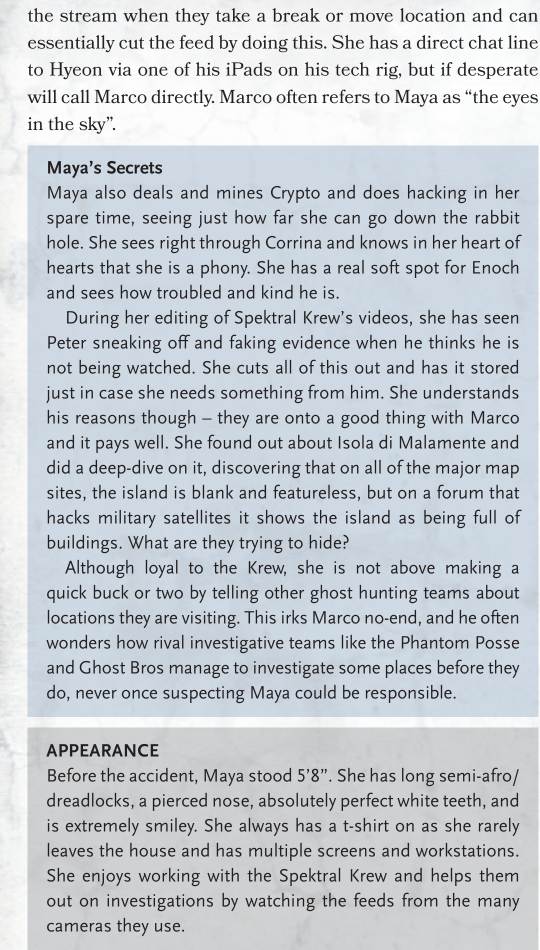
#> input picture Sourcefold/fixtures/candidate_inputs/viral/render_trials/RT-G1-VIRAL-RENDER-001/page_011_triage_G1_VIRAL_001/review_assets/1b_P011-left-maya-continuation-secret-appearance-text-evidence.png, 1080 x 1900 px (shown at 1/2 size)
$ python -i run_core_0_1_text_extraction_replay_expansion_p011_trim_mask_psm4.py   (imports and definitions only)
#> lines starting #> are read from the running program, lines starting #| are printed output that depends on the picture
#> further down, picture is the input picture: PIL image 1080x1900 RGB; mean R, G, B 197.9, 203.8, 209.5
from __future__ import annotations

import argparse
import hashlib
import json
import re
import subprocess
import tempfile
from difflib import SequenceMatcher
from pathlib import Path

from PIL import Image, ImageOps


ROOT = Path(__file__).resolve().parents[1]
SCRIPT_PATH = ROOT / "scripts" / "run_core_0_1_text_extraction_replay_expansion_p011_trim_mask_psm4.py"
TEST_PATH = ROOT / "tests" / "test_core_0_1_text_extraction_replay_expansion_p011_trim_mask_psm4.py"
TRIAL_ROOT = ROOT / "fixtures" / "candidate_inputs" / "viral" / "render_trials" / "RT-G1-VIRAL-RENDER-001"
CONFIG_ROOT = TRIAL_ROOT / "core_0_1_text_extraction_frozen_profile_config_G1_VIRAL_001"
P011_ROOT = TRIAL_ROOT / "page_complete_review_p011_G1_VIRAL_001" / "review_assets"
OUT_ROOT = TRIAL_ROOT / "core_0_1_text_extraction_replay_expansion_p011_trim_mask_psm4_G1_VIRAL_001"
LEDGER = ROOT / "docs" / "plans" / "20260715-sourcefold-phase-0-release-charter" / "bounded_trial_authorizations.md"
TESSERACT = Path(r"D:\NRI\.tools\tesseract\tesseract.exe")

EXPANSION_ID = "C01TEREP011-G1-VIRAL-001"
AUTHORIZATION_ID = "BA-G1-VIRAL-CORE-0-1-TEXT-EXTRACTION-REPLAY-EXPANSION-P011-TRIM-MASK-PSM4-001"
HUMAN_DECISION = "bounded replay expansion внутри 001-020"
CONFIG_ID = "C01TEFPC-G1-VIRAL-001"
PROFILE_ID = "trim_mask_psm4"

CONFIG_HASHES = {
    "C01TEFPC-G1-VIRAL-001.config": (
        CONFIG_ROOT / "core_0_1_text_extraction_frozen_profile_config.json",
        "4807057B7F043DC197651CD7DBCA40496FA4CAFCD7F08ECE6A59A306C14D7987",
    ),
    "C01TEFPC-G1-VIRAL-001.report": (
        CONFIG_ROOT / "core_0_1_text_extraction_frozen_profile_config_report.json",
        "993025D6724B8F977CF059A0C6E39F3E7E64A9D85CEECB06C68665FA71F1CD1C",
    ),
    "C01TEFPC-G1-VIRAL-001.summary": (
        CONFIG_ROOT / "core_0_1_text_extraction_frozen_profile_config_summary.md",
        "3A4BC1206451B1778C63823BFB1E35AF009827AA28F5623A1D823B7E68E1B856",
    ),
    "C01TEFPC-G1-VIRAL-001.manifest": (
        CONFIG_ROOT / "core_0_1_text_extraction_frozen_profile_config_manifest.md",
        "A1931595C1276FD77FF0E3FA6771B5A72686319A30D6F4E2C096DF2F9B5AB3FC",
    ),
}

P011_SPEC = {
    "page": "011",
    "root": P011_ROOT,
    "reference_label": "reference_ocr_verified_text_map",
    "reference": "page_011_ocr_verified_text_map.md",
    "inputs": [
        ("left_maya_continuation_secret_appearance", "1b_P011-left-maya-continuation-secret-appearance-text-evidence.png"),
        ("right_emily_profile_text", "4b_P011-right-emily-profile-text-text-evidence.png"),
    ],
}


# [6 lines left out: function sha256_file, not called in this run]


def sha256_text(text: str) -> str:
    return hashlib.sha256(text.encode("utf-8")).hexdigest().upper()


def read_json(path: Path) -> dict:
    return json.loads(path.read_text(encoding="utf-8-sig"))


def write_json(path: Path, payload: object) -> None:
    path.parent.mkdir(parents=True, exist_ok=True)
    path.write_text(json.dumps(payload, indent=2, ensure_ascii=True) + "\n", encoding="utf-8", newline="\n")


def write_text(path: Path, text: str) -> None:
    path.parent.mkdir(parents=True, exist_ok=True)
    path.write_text(text, encoding="utf-8", newline="\n")


# [64 lines left out: functions check_authorization, verify_config_and_inputs, normalize_text, not called in this run]


def metric_text(text: str) -> str:
    return re.sub(r"[^a-z0-9]+", " ", normalize_text(text).lower()).strip()


# [4 lines left out: function extract_reference_text, not called in this run]


def similarity_ratio(candidate: str, reference: str) -> float:
    return SequenceMatcher(None, metric_text(candidate), metric_text(reference)).ratio()


# [6 lines left out: function token_recall, not called in this run]


def transform_trim_mask(source: Image.Image) -> Image.Image:
    image = source.convert("RGB")
    trimmed = image.crop((12, 12, image.width - 12, image.height - 12))
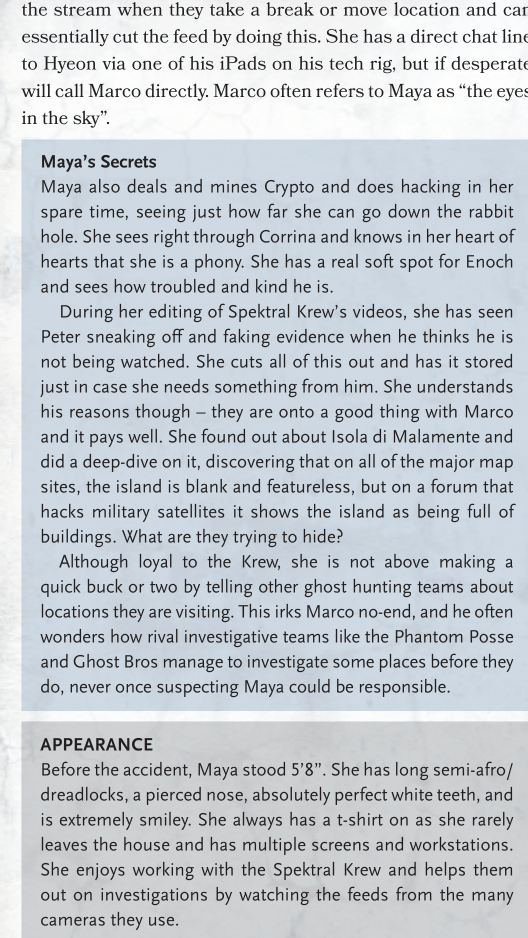
#> trimmed: PIL image 1056x1876 RGB (shown at 1/2 size); mean R, G, B 197, 202.9, 208.7
    canvas = Image.new("RGB", (trimmed.width + 24, trimmed.height + 24), "white")
#> canvas: PIL image 1080x1900 RGB; every value is 255
    canvas.paste(trimmed, (12, 12))
    return ImageOps.autocontrast(ImageOps.grayscale(canvas)).convert("RGB")
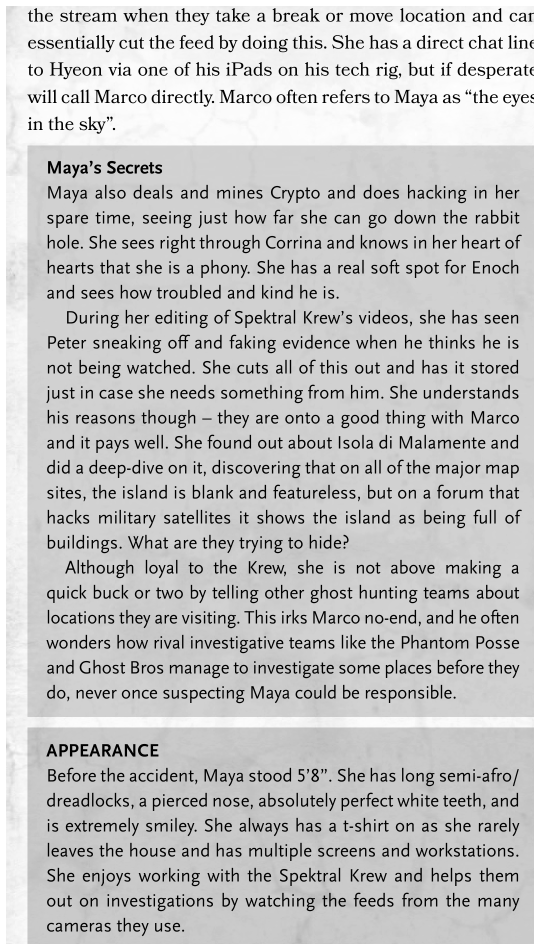
#> returned value: PIL image 1080x1900 RGB (shown at 1/2 size); min 0, max 255, mean 195.9


# [154 lines left out: functions run_tesseract, output_hashes, build, not called in this run]


# [3 lines not run here, left out]

>>> from PIL import Image
>>> picture = Image.open('../fixtures/candidate_inputs/viral/render_trials/RT-G1-VIRAL-RENDER-001/page_011_triage_G1_VIRAL_001/review_assets/1b_P011-left-maya-continuation-secret-appearance-text-evidence.png')
>>> result = transform_trim_mask(picture)
